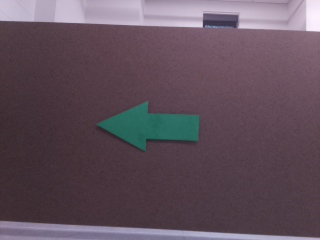
#> input picture lab6_supplemental/2024F_imgs/1.png, 320 x 240 px, given in place of 311.png, which was not available
$ jupyter execute image_class_scikit.ipynb   (shell and % lines are left out)
#> lines starting #> are read from the running program, lines starting #| are printed output that depends on the picture; pictures that were not available may be replaced by others from this repository, and a replacement may not be noted
[cell 1]

import matplotlib.pyplot as plt
import numpy as np
import os
import pprint
from PIL import Image

pp = pprint.PrettyPrinter(indent=4)

[cell 2]
def load_data(image_dir, label_file,  target_size):
    #Takes in str, str, tuple
    #Returns a tuple with:
    # Numpy array of image (N, target_size[1], target_size[0], channels)
    # Numpy array of labels N
    # Numpy array of filename N

#> called with image_dir = '2024F_imgs', label_file = '2024F_imgs/labels.txt', target_size = (512, 512)
    images = []
    labels = []
    filenames = []
    image_labels = {}

    with open(label_file, 'r') as f:
#> (reads lab6_supplemental/2024F_imgs/labels.txt from the repository)
        for line in f:
            image_id, label = line.strip().split(',')
            image_labels[image_id + ".png"] = int(label)

    for filename, label in image_labels.items():
        image_path = os.path.join(image_dir, filename)

        try:
            img = Image.open(image_path).convert('RGB') #Make sure its RGB
#> img is the input picture: PIL image 320x240 RGB; mean R, G, B 96.8, 80, 91.2
            img = img.resize(target_size)
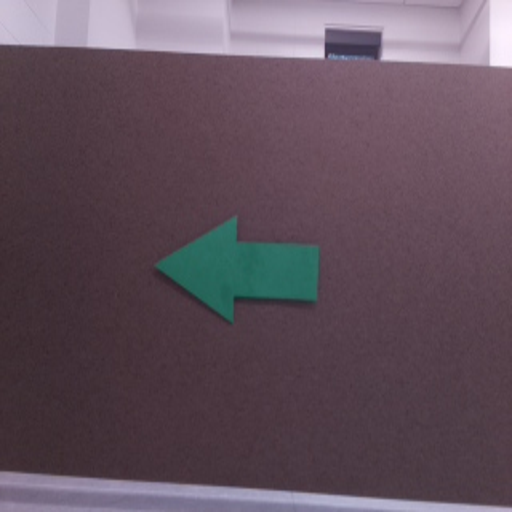
#> img: PIL image 512x512 RGB; mean R, G, B 96.8, 80, 91.2

            img_arr = np.array(img)

            images.append(img_arr)
            labels.append(label)
            filenames.append(filename)


        except:
            print(f"Received exception in load_data while loading {filename}")
#> pass 2 of the loop in load_data, `for filename, label in image_labels.items():`:
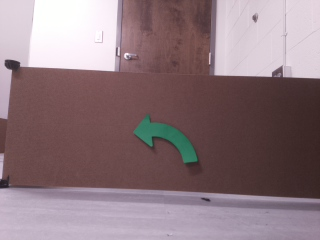
#> input picture lab6_supplemental/2024F_imgs/100.png, 320 x 240 px, given in place of 5.png, which was not available
#> in load_data, img is the input picture: PIL image 320x240 RGB; mean R, G, B 141, 119.8, 125.6
#> in load_data, `img = img.resize(target_size)`:
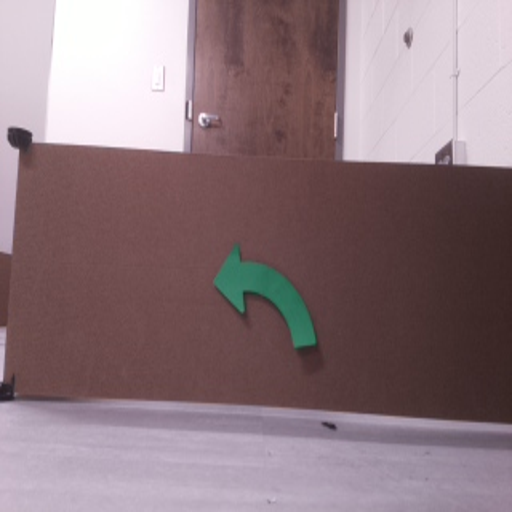
#> img: PIL image 512x512 RGB; mean R, G, B 141, 119.8, 125.6

    return np.array(images), np.array(labels), np.array(filenames)

[cell 3]
image_dir = "2024F_imgs"
label_file = "2024F_imgs/labels.txt"

target_size = (512, 512)

images, labels, filename = load_data(image_dir, label_file,  target_size)

[cell 4]
print(filename[5], labels[5])

[cell 5]
images_per_label = 3


uniq_labels = np.unique(labels)
num_unique_labels = len(uniq_labels)

total_subplot = images_per_label  * num_unique_labels

num_columns = min(num_unique_labels * images_per_label, 5)
num_rows = (num_unique_labels + num_columns - 1) // num_columns

fig, axes = plt.subplots(num_rows, num_columns * images_per_label, figsize = (num_columns*3, 3*num_rows))

subplot_idx = 0

if axes.ndim > 1:
        axes = axes.flatten()

for label in uniq_labels:
    label_indices = np.where(labels == label)[0]

    num_images_to_display = min(len(label_indices), images_per_label)

    for i in range(num_images_to_display):
        image_index  = label_indices[i]
        # print("For label", label," idx is ", idx)
        # print("First idx is", (idx[0])[0])
        # print("Image shape for image ",(idx[0])[0], "is ",images[idx[0][0]].shape)
        if subplot_idx < len(axes):
            ax = axes[subplot_idx]
            ax.imshow(images[image_index])
            ax.axis('off')
            ax.set_title(f"Label: {label}")
            subplot_idx += 1
        else:
            print("Ran out of subplots")
            break
while subplot_idx < len(axes):
    axes[subplot_idx].axis('off')
    subplot_idx += 1

plt.tight_layout()
plt.show()
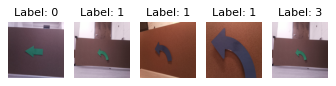
#> figure drawn by matplotlib, 5 panels
